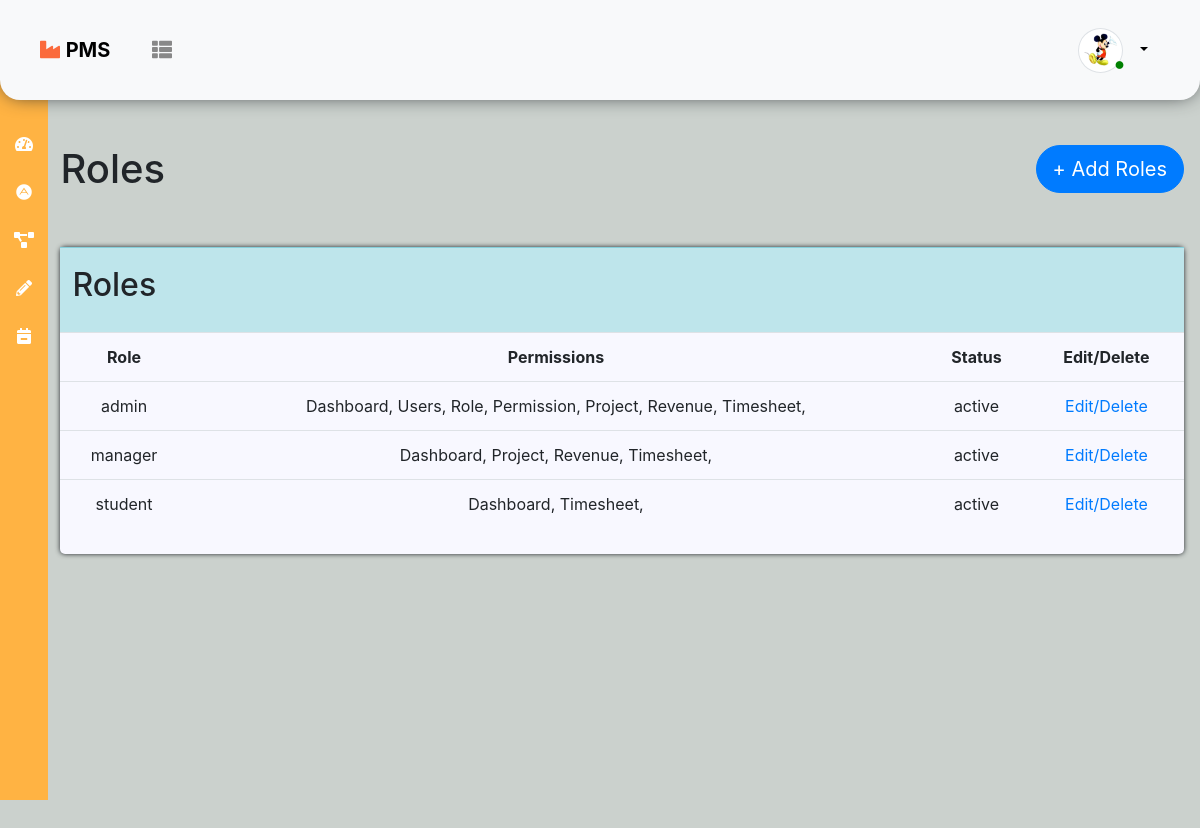
The page /role.php (signed in) on the database its author committed.
### tables this page shows
CREATE TABLE `userinfo` (
  `userid` int(11) NOT NULL,
  `name` varchar(200) NOT NULL,
  `email` varchar(200) NOT NULL,
  `username` varchar(200) NOT NULL,
  `password` varchar(200) NOT NULL,
  `role` varchar(200) NOT NULL,
  `status` varchar(200) NOT NULL,
  `image` varchar(200) NOT NULL
);

CREATE TABLE `role` (
  `roleid` int(11) NOT NULL,
  `rolename` varchar(200) NOT NULL,
  `status` varchar(200) NOT NULL
);

### role.php (the view, shortened to what this page needs)
<?php
    include_once "connection.php";
    $roleCount = true;
    $permCount = true;
    $sqlRole = mysqli_query($conn, "select * from role");
?>
<?php require_once "header.php"; ?>
<?php if(in_array("Role", $permissionarray1)){ ?>
<div class="row">
                <div class="col-sm-2 text-left addUsers">
                    <h1>Roles</h1>
                </div>
                <div class="col-sm-2 offset-sm-8 text-right addUsers">
                    <a href="add_role.php" class="btn btn-primary btn-lg btnAdd"> + Add Roles</a>
                </div>
                <div class="col-sm-12">
                    <div class="tabOuter">
                    <table class="table table-hover">
                        <tr class="table-info">
                            <td colspan="9" height="85"><h2>Roles</h2></td>
                        </tr>
                        <tr class="text-center">
                            <th>Role</th>
                            <th>Permissions</th>
                            <th>Status</th>
                            <th>Edit/Delete</th>
                        </tr>
                        <?php
                            if($roleCount && $permCount){
                                foreach($sqlRole as $roleList){
                        ?>
                        <tr class="text-center">
                            <td><?php echo $roleList['rolename']; ?></td>
                            <?php
                                $roleListid = $roleList['roleid'];
                                $sqlFet = mysqli_query($conn, "select distinct permissionid from relation where roleid = '$roleListid'");
                                $permn = "";
                                foreach($sqlFet as $yo){
                                    $id = $yo['permissionid'];
                                    $sqlPermission = mysqli_query($conn, "select permissionname from permission where permissionid = '$id'");
                                    foreach($sqlPermission as $permname){
                                        $permission = $permname['permissionname'];
                                    }
                                    $permn .= $permission .", ";
                                }
                            ?>
                            <td><?php echo $permn; ?></td>
                            <td><?php echo $roleList['status']; ?> </td>
                            <td><a href="edit_role.php?edit-id=<?php echo $roleList['roleid']?>">Edit/</a><a href="?delete-id=<?php echo $roleList['roleid']?>">Delete</a></td>
                        </tr>
                            <?php }} ?>
                    </table>
                    </div>
                </div>
            </div>
<?php require_once "footer.php"; ?>
<?php } ?>

### header.php (shortened to what this page needs)
<?php
    include_once "connection.php";
    $user_name = $_SESSION['username'];
    $sqlquery = mysqli_query($conn, "select * from userinfo where username = '$user_name'");
    $sqlArray = mysqli_fetch_assoc($sqlquery);
    $roleses = $sqlArray['role'];
    $sqlquery2 = mysqli_query($conn, "select * from role where rolename = '$roleses'");
    $sqlArray2 = mysqli_fetch_assoc($sqlquery2);
    $rolesesid = $sqlArray2['roleid'];
    $sqlquery3 = mysqli_query($conn, "select distinct permissionid from relation where roleid = '$rolesesid'");
    $i = 0;
    foreach($sqlquery3 as $permissionArray2){
        $pppppp = $permissionArray2['permissionid'];
        $sqlquery4 = mysqli_query($conn, "select permissionname from permission where permissionid = '$pppppp'");
        $pper = mysqli_fetch_assoc($sqlquery4);
        $permissionarray1[$i] = $pper['permissionname'];
        $i++;
    }
?>
<!DOCTYPE html>
<html>
<head>
    <link rel="stylesheet" href="https://use.fontawesome.com/releases/v5.7.0/css/all.css">
    <link rel="stylesheet" href="https://maxcdn.bootstrapcdn.com/bootstrap/4.3.1/css/bootstrap.min.css">
    <link rel="stylesheet" href="//code.jquery.com/ui/1.11.4/themes/smoothness/jquery-ui.css">
    <link rel="stylesheet" href="//code.jquery.com/ui/1.12.1/themes/base/jquery-ui.css">
    <link rel="stylesheet" href="style.css">
</head>
<body>
    <div class="container-fluid">
    <div class="row">
        <div class="col-sm-12">
        <nav id="navBar" class="navbar navbar-expanded-md bg-light navbar-white fixed-top">
            <span class="navbar-brand"><a href="index.php"><i class="fas fa-industry"></i> <b id="logo">PMS</b></a> <span id="navMenu"><i class="fas fa-th-list"></i></span></span>
            <ul class="navbar-nav">
                <li class="navbar-item">
                <div class="dropdown">
                    <button type="button" class="btn btn-primary dropdown-toggle" data-toggle="dropdown" style="border: none; background: none; color: black;">
                    <img src=<?php echo "images/".$sqlArray['image']; ?> alt="<?php echo $sqlArray['image']; ?>" width="45" height="45" class="rounded-circle img-thumbnail"><sub><i style="right: 8px; position: relative; top: 10px; color: green; font-size: 8px;" class="fas fa-circle"></i></sub>
                    </button>
                </div>
                </li>
            </ul>
        </nav>
        </div>
        <div id="leftmenuinner">
            <table class="table table-borderless table-hover navLeft text-center">
                <?php if(in_array("Dashboard", $permissionarray1)){ ?>
                <tr>
                    <td><i class="fas fa-tachometer-alt"></i></td>
                </tr>
                <?php } ?>
                <?php if(in_array("Permission", $permissionarray1)){ ?>
                <tr id="aclm">
                    <td><i class="fab fa-adn"></i></td>
                </tr>
                <?php } ?>
                <?php if(in_array("Project", $permissionarray1)){ ?>
                <tr>
                    <td><i class="fas fa-project-diagram"></i></td>
                </tr>
                <?php } ?>
                <?php if(in_array("Revenue", $permissionarray1)){ ?>
                <tr>
                    <td><i class="fas fa-pencil-alt"></i></td>
                </tr>
                <?php } ?>
                <?php if(in_array("Timesheet", $permissionarray1)){ ?>
                <tr>
                    <td><i class="fas fa-calendar-minus"></i></td>
                </tr>
                <?php } ?>
            </table>
        </div>
        <div class="mainContainer outer">

### style.css (style rules this page uses)
body { background-color: #bdc5c0c7; width: 100%; }
#navBar { padding:2.7vh 5vh; box-shadow: 0px 0px 20px -5px; border-radius: 0px 0px 20px 20px; }
.btnAdd { border-radius: 30px; }
.tabOuter { margin-top: 2%; background: ghostwhite; padding-bottom: 10px; border-radius: 5px; box-shadow: 0px 0px 5px 0px; height: auto; }
.mainContainer { width: 95.6vw; margin-left: 4.2%; margin-right: 0.5%; margin-top: 14vh; height: 100vh; }
span#navMenu { margin-left:3vw; color : #888; }
.fa-industry { color : #fb6a3c; }
b#logo { color: #000; }
div.outer { padding: 10px; background: transparent; }
div.addUsers { margin-top: 2%; margin-bottom: 2%; }
#leftmenuinner { position: fixed; top: 0; padding-top: 120px; padding-bottom: 0; height: 100vh; width: 4vw; background-color: #ffb343; z-index: +1; }
table.navLeft tr td, table.navLeft tr td a { color: #fff; }

### rows shown on the page
userinfo: image (picture)
role: rolename "admin", permn "Dashboard, Users, Role, Permission, Project, Revenue, Timesheet,", status "active"
role: rolename "manager", permn "Dashboard, Project, Revenue, Timesheet,", status "active"
role: rolename "student", permn "Dashboard, Timesheet,", status "active"
